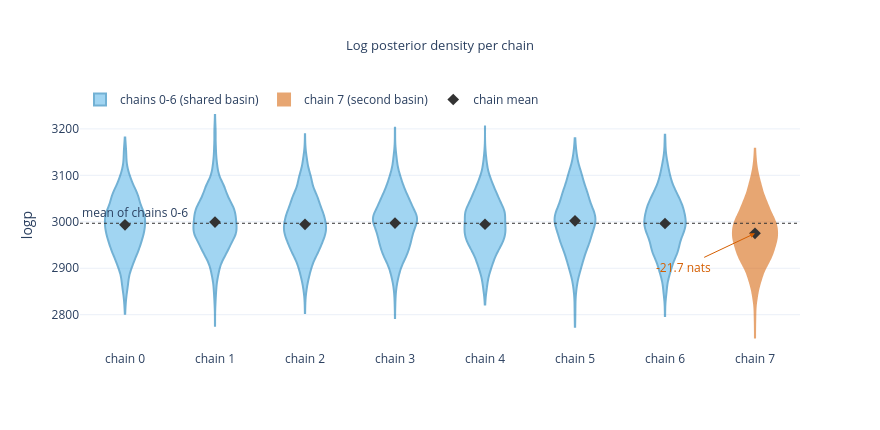

The notebook cell saved with this chart:
### Markdown cell above
### 1 · Seven chains share one basin; chain 7 sits **21.7 nats** below.
Chains 0-6 spread ±5.2 nats around their common mean.

### Code cell
lp = stats["logp"].values
gap = lp[ODD].mean() - lp[HEALTHY].mean(axis=1).mean()

fig = go.Figure()
for c in range(8):
    odd = c == ODD
    fig.add_trace(go.Violin(y=lp[c], x0=f"chain {c}", spanmode="hard", points=False,
                            name="chain 7 (second basin)" if odd else "chains 0-6 (shared basin)",
                            legendgroup="odd" if odd else "main",
                            showlegend=c in (0, ODD),
                            line_color=C["verm"] if odd else C["blue"],
                            fillcolor=C["verm"] if odd else C["sky"], opacity=0.55))
fig.add_trace(go.Scatter(x=[f"chain {c}" for c in range(8)], y=lp.mean(axis=1), mode="markers",
                         name="chain mean", marker=dict(color=C["dark"], symbol="diamond", size=9)))
fig.add_hline(y=float(lp[HEALTHY].mean()), line=dict(color=C["dark"], width=1, dash="dot"),
              annotation_text="mean of chains 0-6", annotation_position="top left")
fig.add_annotation(x="chain 7", y=float(lp[ODD].mean()), text=f"{gap:.1f} nats", showarrow=True,
                   arrowhead=2, ax=-72, ay=34, font=dict(color=C["verm"], size=12), arrowcolor=C["verm"])
fig.update_layout(title="Log posterior density per chain",
                  yaxis_title="logp", height=430, width=880,
                  legend=dict(orientation="h", y=1.06))
show(fig, "p1_logp_basins")

### Figure 1 — Plotly figure (JSON) as saved in the notebook; plotly's stock layout.template omitted (floating-point values rounded to 4 significant figures; data arrays with more than 128 entries replaced by an {"elided": "..."} marker saying what was removed)
{"data": [{"fillcolor": "#56B4E9", "legendgroup": "main", "line": {"color": "#0072B2"}, "name": "chains 0-6 (shared basin)", "opacity": 0.55, "points": false, "showlegend": true, "spanmode": "hard", "type": "violin", "x0": "chain 0", "y": {"elided": "2000 float values"}}, {"fillcolor": "#56B4E9", "legendgroup": "main", "line": {"color": "#0072B2"}, "name": "chains 0-6 (shared basin)", "opacity": 0.55, "points": false, "showlegend": false, "spanmode": "hard", "type": "violin", "x0": "chain 1", "y": {"elided": "2000 float values"}}, {"fillcolor": "#56B4E9", "legendgroup": "main", "line": {"color": "#0072B2"}, "name": "chains 0-6 (shared basin)", "opacity": 0.55, "points": false, "showlegend": false, "spanmode": "hard", "type": "violin", "x0": "chain 2", "y": {"elided": "2000 float values"}}, {"fillcolor": "#56B4E9", "legendgroup": "main", "line": {"color": "#0072B2"}, "name": "chains 0-6 (shared basin)", "opacity": 0.55, "points": false, "showlegend": false, "spanmode": "hard", "type": "violin", "x0": "chain 3", "y": {"elided": "2000 float values"}}, {"fillcolor": "#56B4E9", "legendgroup": "main", "line": {"color": "#0072B2"}, "name": "chains 0-6 (shared basin)", "opacity": 0.55, "points": false, "showlegend": false, "spanmode": "hard", "type": "violin", "x0": "chain 4", "y": {"elided": "2000 float values"}}, {"fillcolor": "#56B4E9", "legendgroup": "main", "line": {"color": "#0072B2"}, "name": "chains 0-6 (shared basin)", "opacity": 0.55, "points": false, "showlegend": false, "spanmode": "hard", "type": "violin", "x0": "chain 5", "y": {"elided": "2000 float values"}}, {"fillcolor": "#56B4E9", "legendgroup": "main", "line": {"color": "#0072B2"}, "name": "chains 0-6 (shared basin)", "opacity": 0.55, "points": false, "showlegend": false, "spanmode": "hard", "type": "violin", "x0": "chain 6", "y": {"elided": "2000 float values"}}, {"fillcolor": "#D55E00", "legendgroup": "odd", "line": {"color": "#D55E00"}, "name": "chain 7 (second basin)", "opacity": 0.55, "points": false, "showlegend": true, "spanmode": "hard", "type": "violin", "x0": "chain 7", "y": {"elided": "2000 float values"}}, {"marker": {"color": "#333333", "size": 9, "symbol": "diamond"}, "mode": "markers", "name": "chain mean", "type": "scatter", "x": ["chain 0", "chain 1", "chain 2", "chain 3", "chain 4", "chain 5", "chain 6", "chain 7"], "y": [2994.0, 2999.0, 2994.0, 2997.0, 2995.0, 3002.0, 2996.0, 2975.0]}], "layout": {"annotations": [{"showarrow": false, "text": "mean of chains 0-6", "x": 0, "xanchor": "left", "xref": "x domain", "y": 2997.0, "yanchor": "bottom", "yref": "y"}, {"arrowcolor": "#D55E00", "arrowhead": 2, "ax": -72, "ay": 34, "font": {"color": "#D55E00", "size": 12}, "showarrow": true, "text": "-21.7 nats", "x": "chain 7", "y": 2975.0}], "height": 430, "legend": {"orientation": "h", "y": 1.06}, "shapes": [{"line": {"color": "#333333", "dash": "dot", "width": 1}, "type": "line", "x0": 0, "x1": 1, "xref": "x domain", "y0": 2997.0, "y1": 2997.0, "yref": "y"}], "title": {"font": {"size": 13}, "text": "Log posterior density per chain", "x": 0.5}, "width": 880, "yaxis": {"title": {"text": "logp"}}}}
